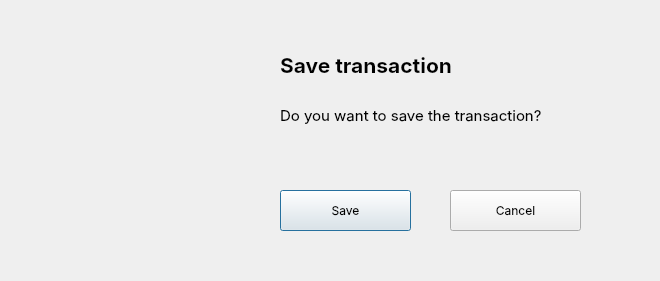
<?xml version="1.0" encoding="UTF-8"?>
<ui version="4.0">
 <class>Dialog</class>
 <widget class="QDialog" name="Dialog">
  <property name="geometry">
   <rect>
    <x>0</x>
    <y>0</y>
    <width>660</width>
    <height>281</height>
   </rect>
  </property>
  <property name="windowTitle">
   <string>Dialog</string>
  </property>
  <widget class="QLabel" name="label">
   <property name="geometry">
    <rect>
     <x>40</x>
     <y>40</y>
     <width>200</width>
     <height>200</height>
    </rect>
   </property>
   <property name="text">
    <string/>
   </property>
   <property name="pixmap">
    <pixmap>save_transaction.png</pixmap>
   </property>
   <property name="scaledContents">
    <bool>true</bool>
   </property>
  </widget>
  <widget class="QPushButton" name="save_btn">
   <property name="geometry">
    <rect>
     <x>280</x>
     <y>190</y>
     <width>131</width>
     <height>41</height>
    </rect>
   </property>
   <property name="font">
    <font>
     <family>SF Pro Display</family>
     <pointsize>9</pointsize>
    </font>
   </property>
   <property name="text">
    <string>Save</string>
   </property>
   <property name="default">
    <bool>false</bool>
   </property>
   <property name="flat">
    <bool>false</bool>
   </property>
  </widget>
  <widget class="QPushButton" name="cancel_btn">
   <property name="geometry">
    <rect>
     <x>450</x>
     <y>190</y>
     <width>131</width>
     <height>41</height>
    </rect>
   </property>
   <property name="font">
    <font>
     <family>SF Pro Display</family>
     <pointsize>9</pointsize>
    </font>
   </property>
   <property name="text">
    <string>Cancel</string>
   </property>
  </widget>
  <widget class="QLabel" name="label_2">
   <property name="geometry">
    <rect>
     <x>280</x>
     <y>30</y>
     <width>391</width>
     <height>71</height>
    </rect>
   </property>
   <property name="font">
    <font>
     <family>SF Pro Display</family>
     <pointsize>16</pointsize>
     <weight>75</weight>
     <bold>true</bold>
    </font>
   </property>
   <property name="text">
    <string>Save transaction</string>
   </property>
  </widget>
  <widget class="QLabel" name="label_3">
   <property name="geometry">
    <rect>
     <x>280</x>
     <y>80</y>
     <width>391</width>
     <height>71</height>
    </rect>
   </property>
   <property name="font">
    <font>
     <family>SF Pro Display</family>
     <pointsize>11</pointsize>
     <weight>50</weight>
     <bold>false</bold>
    </font>
   </property>
   <property name="text">
    <string>&lt;html&gt;&lt;head/&gt;&lt;body&gt;&lt;p&gt;Do you want to save the transaction?&lt;/p&gt;&lt;/body&gt;&lt;/html&gt;</string>
   </property>
  </widget>
 </widget>
 <resources/>
 <connections/>
</ui>
